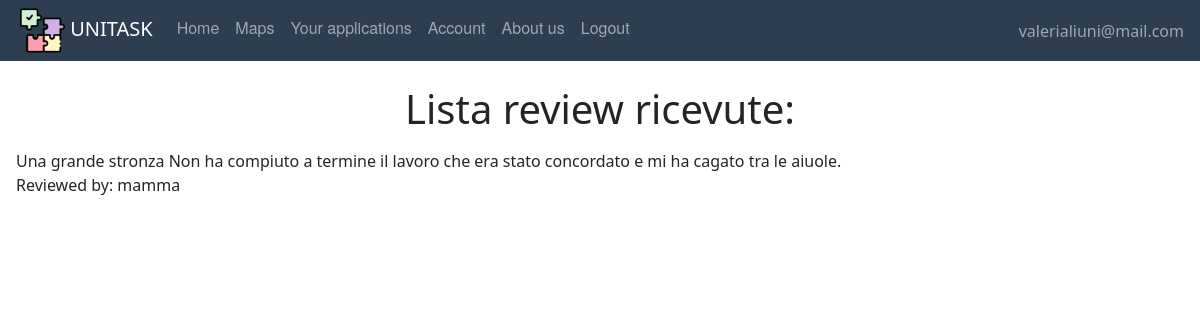
/personalreviews (signed in), run on an earlier commit of the app's database.
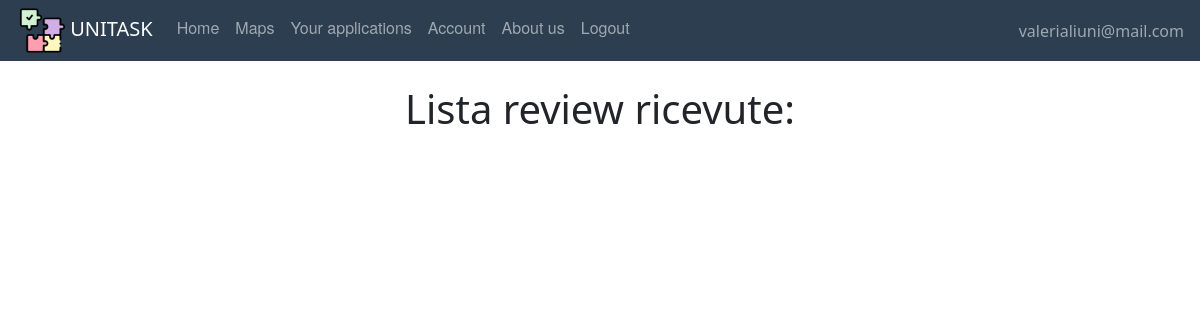
And on a later commit of the database.
### website/models.py (models this page shows)
class User(db.Model, UserMixin):
    id = db.Column(db.Integer, primary_key=True)
    email = db.Column(db.String(150), unique=True)
    password = db.Column(db.String(150))
    first_name = db.Column(db.String(150))
    surname = db.Column(db.String(150))
    type = db.Column(db.String(20))
    reviewsposted = db.relationship('Review', foreign_keys='Review.id_reviewer',
                                    backref='author')
    reviewsreceived = db.relationship('Review', foreign_keys='Review.id_reviewed',
                                      backref='received')
    __mapper_args__ = {
        'polymorphic_on': type,
        'polymorphic_identity': 'user',
    }

class Review(db.Model, UserMixin):
    id = db.Column(db.Integer, primary_key=True)
    title = db.Column(db.String(150))
    text = db.Column(db.String(150))
    date = db.Column(db.DateTime(timezone=True), default=func.now)
    id_reviewer = db.Column(db.Integer, db.ForeignKey('user.id'))
    id_reviewed = db.Column(db.Integer, db.ForeignKey('user.id'))
    task_id = db.Column(db.Integer, db.ForeignKey('offer.id'))

### website/views.py (the view)
@views.route('/personalreviews')
def personalreviews():
    return render_template("User/personalreviews.html", user=current_user)

### website/__init__.py (called while the page is built)
def create_app():
    app = Flask(__name__)
    app.config['SECRET_KEY'] = 'atrebunfigoassurdo'
    app.config['SQLALCHEMY_DATABASE_URI'] = 'sqlite:///'+ DB_NAME
    db.init_app(app)
    from .views import views  # We imported the name of the blueprint
    from .auth import auth
    app.register_blueprint(views, url_prefix="/")  # Stiamo dicendo come sono definite le pagine e dove sono
    app.register_blueprint(auth, url_prefix="/")
    from .models import User, Offer, Adult, Student
    create_database(app)
    login_manager = LoginManager()
    login_manager.login_view = 'auth.login'  # dove vogliamo mandare l'user se non loggato
    login_manager.init_app(app)
    @login_manager.user_loader
    def load_user(id):
        return User.query.get(int(id))
    return app

### website/templates/User/personalreviews.html
{% extends "base.html" %} {% block title %}Lista Review{% endblock %} {% block content%}
    <br />
    <h1 align="center">Lista review ricevute: </h1>
<ul class="list-group list-group-flush" id="offers">
  <li class="list-group-item">
      <div>
        {% for recens in user.reviewsreceived %}
            {{ recens.title }} {{ recens.text }}
            <br/>
            Reviewed by:
            {{ recens.author.first_name }}
            </div>
          {% endfor %}
  </li></ul>
{% endblock %}

### website/templates/base.html (shortened to what this page needs)
<!DOCTYPE html>
<html lang="">
  <head>
      <link href="/static/css/style.css" rel="stylesheet">
      <link href="https://cdn.jsdelivr.net/npm/bootstrap@5.0.2/dist/css/bootstrap.min.css" rel="stylesheet">
  </head>
  <body>
  <nav class="navbar navbar-expand-lg navbar-dark">
    <ul class="navbar-nav mr-auto">
    <li>
    <a style="padding-left:1em;" class="navbar-brand" href="#">
        <img src="/static/images/pic/puzzle.png" width="45" height="45"/>
        UNITASK
    </a></li>
            {% if user.is_authenticated %}
                {% if user.type=='adult' %}
                    <li class="nav-item"><a class="nav-link" id="home" href="/">Home</a></li>
                    <li class="nav-item"><a class="nav-link" id="posttask" href="/posttask">Post a Task</a></li>
                    <li class="nav-item"><a class="nav-link" id="offer" href="/taskpending">Task Pending</a></li>
                    <li class="nav-item"><a class="nav-link" id="account" href="/account">Account</a></li>
                    <li class="nav-item"><a class="nav-link" id="aboutus" href="/about_us">About us</a></li>
                    <li class="nav-item"><a class="nav-link" id="logout" href="/logout">Logout</a></li>
                    {% elif user.type=='student' %}
                    <li class="nav-item"><a class="nav-link" id="offer" href="/offer">Home</a></li>
                    <li class="nav-item"><a class="nav-link" id="maps" href="/maps">Maps</a>
                    <li class="nav-item"><a class="nav-link" id="applications" href="/listapplications">Your applications</a></li>
                    <li class="nav-item"><a class="nav-link" id="account" href="/account">Account</a></li>
                    <li class="nav-item"><a class="nav-link" id="aboutus" href="/about_us">About us</a></li>
                    <li class="nav-item"><a class="nav-link" id="logout" href="/logout">Logout</a></li>
                    {% endif %}
                </ul>
                <ul class="navbar-nav ms-auto">
                <li class="nav-item">
                    <span style="padding-right:1em;" class="navbar-text d-flex justify-content-end">
                     {{ user.email}}
                       </span>
                </li>
                </ul>
                    {% else %}
                <li class="nav-item"><a class="nav-link" id="sign_up" href="/sign_up">Signup</a></li>
                <li class="nav-item"><a class="nav-link" id="login" href="/login">Login</a>
                <li class="nav-item"> <a class="nav-link" id="aboutus" href="/about_us">About us</a></li>
            {% endif %}
</nav>
    {% block content %}
    {% endblock %}
  </body>
</html>

### website/static/css/style.css (style rules this page uses)
.navbar { list-style-type: none; margin: 0; padding: 0; overflow: hidden; background-color: #2c3e50; }
.nav-link { display: block; color: white; text-align: center; padding: 14px 16px; text-decoration: none; font-family: "Helvetica Neue", Helvetica, Arial, sans-serif; }

What changed in the data, as far as the page shows it:
removed Review: title "Una grande stronza", text "Non ha compiuto a termine il lavoro che era stato concordato e mi ha cagato tra le aiuole.", author.first_name "mamma"
